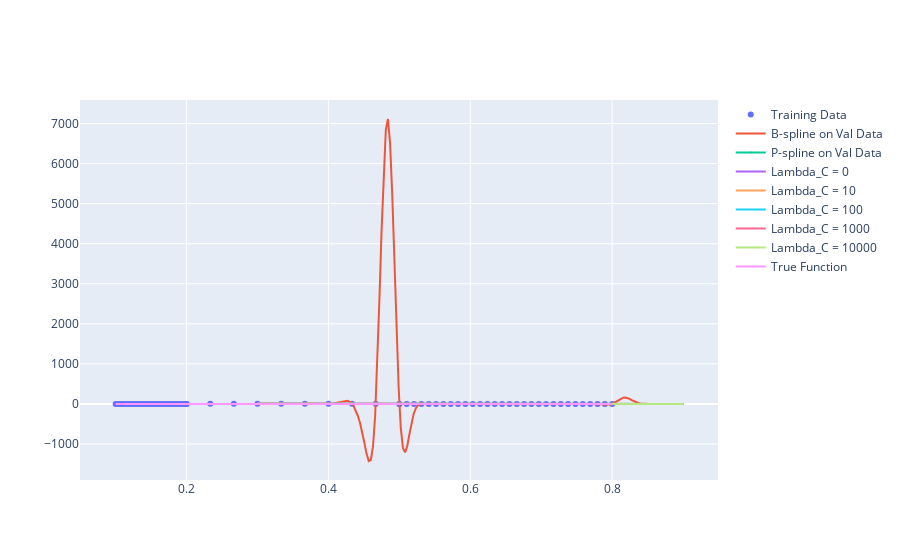

The notebook cell this image was saved under:
### Code cell
# add the predictions to the dataset and save it
xplot = np.linspace(0.3,0.9,200)
Bspline_plot = B.predict(xplot, sol["coef_"], sol["knots"])
Pspline_plot = B.predict(xplot, sol_p["coef_"], sol_p["knots"])
SCPspline_plot0 = B.predict(xplot, sol_c0["coef_"], sol_c0["knots"])
SCPspline_plot10 = B.predict(xplot, sol_c10["coef_"], sol_c10["knots"])
SCPspline_plot100 = B.predict(xplot, sol_c100["coef_"], sol_c100["knots"])
SCPspline_plot1000 = B.predict(xplot, sol_c1000["coef_"], sol_c1000["knots"])
SCPspline_plot10000 = B.predict(xplot, sol_c10000["coef_"], sol_c10000["knots"])

fig = go.Figure()
fig.add_trace(go.Scatter(x=x, y=y, mode="markers", name="Training Data"))
fig.add_trace(go.Scatter(x=xplot, y=Bspline_plot, mode="lines", name="B-spline on Val Data"))
fig.add_trace(go.Scatter(x=xplot, y=Pspline_plot, mode="lines+markers", marker=dict(size=1), name="P-spline on Val Data"))
fig.add_trace(go.Scatter(x=xplot, y=SCPspline_plot0, mode="lines", name="Lambda_C = 0"))
fig.add_trace(go.Scatter(x=xplot, y=SCPspline_plot10, mode="lines", name="Lambda_C = 10"))
fig.add_trace(go.Scatter(x=xplot, y=SCPspline_plot100, mode="lines", name="Lambda_C = 100"))
fig.add_trace(go.Scatter(x=xplot, y=SCPspline_plot1000, mode="lines", name="Lambda_C = 1000"))
fig.add_trace(go.Scatter(x=xplot, y=SCPspline_plot10000, mode="lines", name="Lambda_C = 10000"))

fig.add_trace(go.Scatter(x=x, y=ytrue, mode="lines", name="True Function"))

### Figure 1 — Plotly figure (JSON) as saved in the notebook; plotly's stock layout.template omitted (floating-point values rounded to 4 significant figures; data arrays with more than 128 entries replaced by an {"elided": "..."} marker saying what was removed)
{"data": [{"mode": "markers", "name": "Training Data", "type": "scatter", "x": [0.1, 0.1034, 0.1069, 0.1103, 0.1138, 0.1172, 0.1207, 0.1241, 0.1276, 0.131, 0.1345, 0.1379, 0.1414, 0.1448, 0.1483, 0.1517, 0.1552, 0.1586, 0.1621, 0.1655, 0.169, 0.1724, 0.1759, 0.1793, 0.1828, 0.1862, 0.1897, 0.1931, 0.1966, 0.2, 0.2, 0.2333, 0.2667, 0.3, 0.3333, 0.3667, 0.4, 0.4333, 0.4667, 0.5, 0.5, 0.5103, 0.5207, 0.531, 0.5414, 0.5517, 0.5621, 0.5724, 0.5828, 0.5931, 0.6034, 0.6138, 0.6241, 0.6345, 0.6448, 0.6552, 0.6655, 0.6759, 0.6862, 0.6966, 0.7069, 0.7172, 0.7276, 0.7379, 0.7483, 0.7586, 0.769, 0.7793, 0.7897, 0.8], "y": [-0.03781, -0.001045, -0.2082, 0.1704, -0.1718, -0.0753, 0.0607, -0.1124, -0.09158, -0.07435, 0.07437, 0.2515, 0.02991, -0.08209, 0.08809, -0.02038, 0.04302, 0.1688, -0.01628, 0.06742, -0.01235, 0.06975, 0.1221, 0.009693, 0.08811, 0.1131, 0.08915, 0.05183, 0.04773, 0.1954, 0.1839, 0.7359, 0.7552, 1.569, 1.982, 2.081, 1.608, 0.9143, 0.5128, 0.265, 0.1794, 0.23, -0.07824, 0.2486, 0.1981, 0.0006122, 0.08341, 0.01901, -0.07404, 0.0142, 0.1033, -0.03621, -0.03648, -0.006836, 0.04369, 0.128, -0.06337, 0.05089, 0.02164, -0.1858, -0.04193, -0.01323, -0.003956, 0.0326, -0.204, 0.004626, -0.06777, -0.1439, 0.05243, 0.07353]}, {"mode": "lines", "name": "B-spline on Val Data", "type": "scatter", "x": {"elided": "200 float values"}, "y": {"elided": "200 float values"}}, {"marker": {"size": 1}, "mode": "lines+markers", "name": "P-spline on Val Data", "type": "scatter", "x": {"elided": "200 float values"}, "y": {"elided": "200 float values"}}, {"mode": "lines", "name": "Lambda_C = 0", "type": "scatter", "x": {"elided": "200 float values"}, "y": {"elided": "200 float values"}}, {"mode": "lines", "name": "Lambda_C = 10", "type": "scatter", "x": {"elided": "200 float values"}, "y": {"elided": "200 float values"}}, {"mode": "lines", "name": "Lambda_C = 100", "type": "scatter", "x": {"elided": "200 float values"}, "y": {"elided": "200 float values"}}, {"mode": "lines", "name": "Lambda_C = 1000", "type": "scatter", "x": {"elided": "200 float values"}, "y": {"elided": "200 float values"}}, {"mode": "lines", "name": "Lambda_C = 10000", "type": "scatter", "x": {"elided": "200 float values"}, "y": {"elided": "200 float values"}}, {"mode": "lines", "name": "True Function", "type": "scatter", "x": [0.1, 0.1034, 0.1069, 0.1103, 0.1138, 0.1172, 0.1207, 0.1241, 0.1276, 0.131, 0.1345, 0.1379, 0.1414, 0.1448, 0.1483, 0.1517, 0.1552, 0.1586, 0.1621, 0.1655, 0.169, 0.1724, 0.1759, 0.1793, 0.1828, 0.1862, 0.1897, 0.1931, 0.1966, 0.2, 0.2, 0.2333, 0.2667, 0.3, 0.3333, 0.3667, 0.4, 0.4333, 0.4667, 0.5, 0.5, 0.5103, 0.5207, 0.531, 0.5414, 0.5517, 0.5621, 0.5724, 0.5828, 0.5931, 0.6034, 0.6138, 0.6241, 0.6345, 0.6448, 0.6552, 0.6655, 0.6759, 0.6862, 0.6966, 0.7069, 0.7172, 0.7276, 0.7379, 0.7483, 0.7586, 0.769, 0.7793, 0.7897, 0.8], "y": [0.003861, 0.004582, 0.005425, 0.006407, 0.00755, 0.008875, 0.01041, 0.01218, 0.01421, 0.01655, 0.01922, 0.02228, 0.02576, 0.02971, 0.03418, 0.03924, 0.04493, 0.05133, 0.0585, 0.06652, 0.07546, 0.08539, 0.0964, 0.1086, 0.122, 0.1367, 0.1529, 0.1706, 0.1899, 0.2108, 0.2108, 0.5128, 0.9987, 1.558, 1.945, 1.945, 1.558, 0.9987, 0.5128, 0.2108, 0.2108, 0.1529, 0.1086, 0.07546, 0.05133, 0.03418, 0.02228, 0.01421, 0.008875, 0.005425, 0.003246, 0.001901, 0.00109, 0.0006113, 0.0003357, 0.0001805, 9.497e-05, 4.891e-05, 2.466e-05, 1.217e-05, 5.878e-06, 2.779e-06, 1.286e-06, 5.825e-07, 2.583e-07, 1.121e-07, 4.762e-08, 1.98e-08, 8.059e-09, 3.21e-09]}], "layout": {"autosize": true, "xaxis": {"autorange": true, "range": [0.05116, 0.948], "type": "linear"}, "yaxis": {"autorange": true, "range": [-1900.0, 7588.0], "type": "linear"}}}
